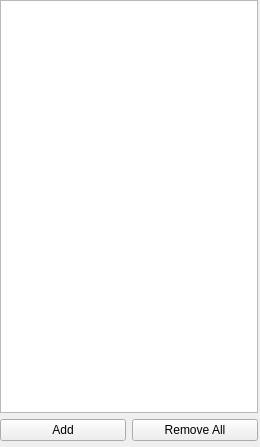
<?xml version="1.0" encoding="UTF-8"?>
<ui version="4.0">
 <class>Form</class>
 <widget class="QWidget" name="Form">
  <property name="geometry">
   <rect>
    <x>0</x>
    <y>0</y>
    <width>260</width>
    <height>447</height>
   </rect>
  </property>
  <property name="windowTitle">
   <string>Form</string>
  </property>
  <widget class="QWidget" name="">
   <property name="geometry">
    <rect>
     <x>0</x>
     <y>0</y>
     <width>258</width>
     <height>441</height>
    </rect>
   </property>
   <layout class="QVBoxLayout" name="verticalLayout">
    <item>
     <widget class="QListView" name="listViewLayers"/>
    </item>
    <item>
     <layout class="QHBoxLayout" name="horizontalLayout">
      <item>
       <widget class="QPushButton" name="pushButtonAdd">
        <property name="text">
         <string>Add</string>
        </property>
       </widget>
      </item>
      <item>
       <widget class="QPushButton" name="pushButtonRemoveAll">
        <property name="text">
         <string>Remove All</string>
        </property>
       </widget>
      </item>
     </layout>
    </item>
   </layout>
  </widget>
 </widget>
 <resources/>
 <connections/>
</ui>
